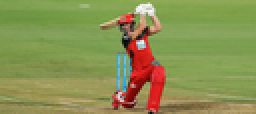
%> input picture Image Steganography/Audio_enc/enc_im_in_img.png, 128 x 57 px, shrunk from 1800 x 800 before the run (shown 2 times larger)
$ octave Decryption.m   (GNU Octave 9; MATLAB toolbox functions it lacks are replaced by stand-ins)
%> lines starting %> are read from the running program, lines starting %| are printed output that depends on the picture
clc;clear all;
org_img=imread('enc_im_in_img.png');
%> org_img is the input picture: size 57x128x3 uint8; mean R, G, B 138.8, 145.6, 82.3
red=org_img(:,:,1);
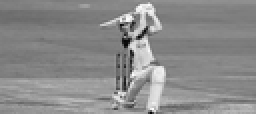
%> red: size 57x128 uint8 (shown 2 times larger); min 5, max 255, mean 138.8
green=org_img(:,:,2);
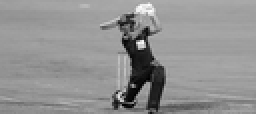
%> green: size 57x128 uint8 (shown 2 times larger); min 0, max 255, mean 145.6
blue=org_img(:,:,3);
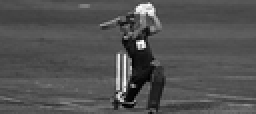
%> blue: size 57x128 uint8 (shown 2 times larger); min 0, max 255, mean 82.3
a=[red green blue];
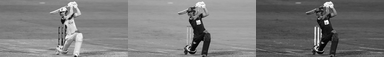
%> a: size 57x384 uint8; min 0, max 255, mean 122.2
[m,n]=size(red);
%> m = 57; n = 128
key=1073218;
x=1;y=n;
%> after `y=n`: y = 128
x1=1;
p=1;
count=1;
exit=0;
for k=1:3
    temp=a(1:m,x:y);
    for i=1:m
        for j=1:n
            b=dec2bin(temp(i,j),8);
            if(b(1:4)=='1')
                    if(p+3<=8)
                        b1(count,p:p+3)=b(5:8);
                        p=p+4;
                    else
                        b1(count,p:p+1)=b(5:6);
                        temp1(1,x1)=bin2dec(b1(count,1:8));
                        x1=x1+1;
                        if(x1>key)
                            exit=1;
                        end
                        count=count+1;
                        p=1;
                        b1(count,p:p+1)=b(7:8);
                        p=p+2;
                    end
            else
                b1(count,p:p+1)=b(7:8);
                p=p+2;
            end
            if(p>=8)
                 temp1(1,x1)=bin2dec(b1(count,1:8));
                 x1=x1+1;
                 if(x1>key)
                     exit=1;
                 end
                 count=count+1;
                 p=1;
            end
            if(exit==1)
               break;
            end
        end
        if(exit==1)
               break;
        end
    end
        x=x+n;
        y=y+n;
        if(exit==1)
            break;
        end
end
%> after the loop, b1 = 5483 items; count = 5483; exit = 0; p = 5; temp1 = 5482 values, max 255 at index 70, min 0 at index 28, mean 126.6; x1 = 5483
fid2=fopen('Recovered_audio.mp3','w');
fwrite(fid2,temp1);
fclose(fid2);
